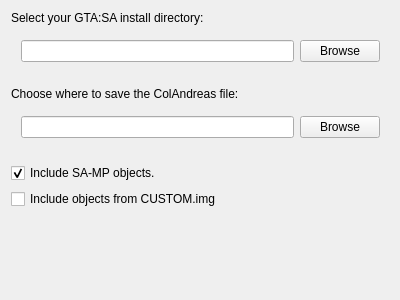
<?xml version="1.0" encoding="UTF-8"?>
<ui version="4.0">
 <class>settingsWidget</class>
 <widget class="QWidget" name="settingsWidget">
  <property name="geometry">
   <rect>
    <x>0</x>
    <y>0</y>
    <width>400</width>
    <height>300</height>
   </rect>
  </property>
  <property name="windowTitle">
   <string>Form</string>
  </property>
  <layout class="QVBoxLayout" name="settingsLayout">
   <item>
    <widget class="QLabel" name="gameLabel">
     <property name="text">
      <string>Select your GTA:SA install directory:</string>
     </property>
    </widget>
   </item>
   <item>
    <widget class="QWidget" name="gameWidget" native="true">
     <layout class="QHBoxLayout" name="gameLayout">
      <property name="leftMargin">
       <number>10</number>
      </property>
      <item>
       <widget class="QLineEdit" name="gamePathDisplay">
        <property name="focusPolicy">
         <enum>Qt::NoFocus</enum>
        </property>
        <property name="readOnly">
         <bool>true</bool>
        </property>
       </widget>
      </item>
      <item>
       <widget class="QPushButton" name="gameBrowseButton">
        <property name="focusPolicy">
         <enum>Qt::NoFocus</enum>
        </property>
        <property name="text">
         <string>Browse</string>
        </property>
       </widget>
      </item>
     </layout>
    </widget>
   </item>
   <item>
    <spacer name="settingsSpacer1">
     <property name="orientation">
      <enum>Qt::Vertical</enum>
     </property>
     <property name="sizeType">
      <enum>QSizePolicy::Fixed</enum>
     </property>
     <property name="sizeHint" stdset="0">
      <size>
       <width>20</width>
       <height>10</height>
      </size>
     </property>
    </spacer>
   </item>
   <item>
    <widget class="QLabel" name="outputLabel">
     <property name="text">
      <string>Choose where to save the ColAndreas file:</string>
     </property>
    </widget>
   </item>
   <item>
    <widget class="QWidget" name="outputWidget" native="true">
     <layout class="QHBoxLayout" name="outputLayout">
      <property name="leftMargin">
       <number>10</number>
      </property>
      <item>
       <widget class="QLineEdit" name="outputPathDisplay">
        <property name="focusPolicy">
         <enum>Qt::NoFocus</enum>
        </property>
        <property name="readOnly">
         <bool>true</bool>
        </property>
       </widget>
      </item>
      <item>
       <widget class="QPushButton" name="outputBrowseButton">
        <property name="focusPolicy">
         <enum>Qt::NoFocus</enum>
        </property>
        <property name="text">
         <string>Browse</string>
        </property>
       </widget>
      </item>
     </layout>
    </widget>
   </item>
   <item>
    <spacer name="settingsSpacer2">
     <property name="orientation">
      <enum>Qt::Vertical</enum>
     </property>
     <property name="sizeType">
      <enum>QSizePolicy::Fixed</enum>
     </property>
     <property name="sizeHint" stdset="0">
      <size>
       <width>20</width>
       <height>10</height>
      </size>
     </property>
    </spacer>
   </item>
   <item>
    <widget class="QCheckBox" name="sampObjectsBox">
     <property name="focusPolicy">
      <enum>Qt::NoFocus</enum>
     </property>
     <property name="text">
      <string>Include SA-MP objects.</string>
     </property>
     <property name="checked">
      <bool>true</bool>
     </property>
    </widget>
   </item>
   <item>
    <widget class="QCheckBox" name="customObjectsBox">
     <property name="focusPolicy">
      <enum>Qt::NoFocus</enum>
     </property>
     <property name="text">
      <string>Include objects from CUSTOM.img</string>
     </property>
    </widget>
   </item>
   <item>
    <spacer name="settingsSpacer3">
     <property name="orientation">
      <enum>Qt::Vertical</enum>
     </property>
     <property name="sizeHint" stdset="0">
      <size>
       <width>20</width>
       <height>40</height>
      </size>
     </property>
    </spacer>
   </item>
  </layout>
 </widget>
 <resources/>
 <connections/>
</ui>
